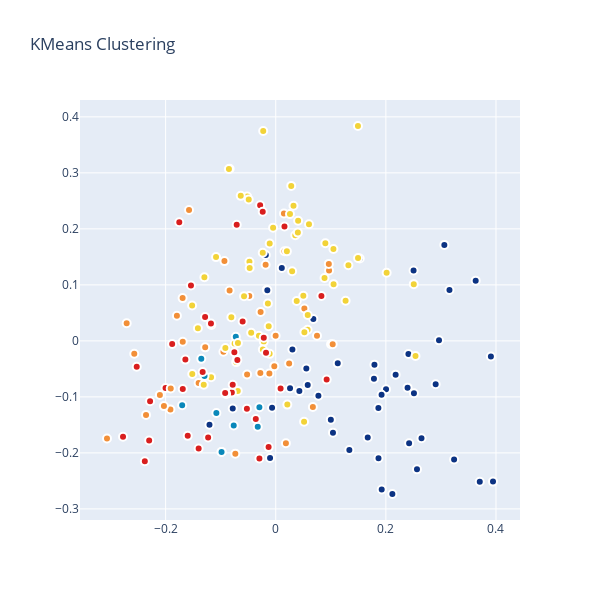

The cell this chart's notebook holds for it:
### Code cell
#Plot K-means Clustering
trace_Kmeans = go.Scatter(x=X[:, 0], y= X[:, 1], mode="markers",
                    showlegend=False,
                    text = df['Name'],
                    hoverinfo = 'text',
                    marker=dict(
                            size=8,
                            color = clusters,
                            colorscale = 'Portland',
                            showscale=False, 
                            line = dict(
            width = 2,
            color = 'rgb(255, 255, 255)'
        )
                   ))
layout = dict(title = 'KMeans Clustering',
              hovermode= 'closest',
              yaxis = dict(zeroline = False),
              xaxis = dict(zeroline = False),
              showlegend= False,
              width=600,
              height=600,
             )

data = [trace_Kmeans]
fig1 = dict(data=data, layout= layout)
# fig1.append_trace(contour_list)
py.iplot(fig1, filename="svm")

### Figure 1 — Plotly figure (JSON) as saved in the notebook; plotly's stock layout.template omitted (floating-point values rounded to 4 significant figures; data arrays with more than 128 entries replaced by an {"elided": "..."} marker saying what was removed)
{"data": [{"hoverinfo": "text", "marker": {"color": {"elided": "192 int values"}, "colorscale": [[0.0, "rgb(12,51,131)"], [0.25, "rgb(10,136,186)"], [0.5, "rgb(242,211,56)"], [0.75, "rgb(242,143,56)"], [1.0, "rgb(217,30,30)"]], "line": {"color": "rgb(255, 255, 255)", "width": 2}, "showscale": false, "size": 8}, "mode": "markers", "showlegend": false, "text": {"elided": "192 str values"}, "type": "scatter", "x": {"elided": "192 float values"}, "y": {"elided": "192 float values"}}], "layout": {"height": 600, "hovermode": "closest", "showlegend": false, "title": {"text": "KMeans Clustering"}, "width": 600, "xaxis": {"zeroline": false}, "yaxis": {"zeroline": false}}}
